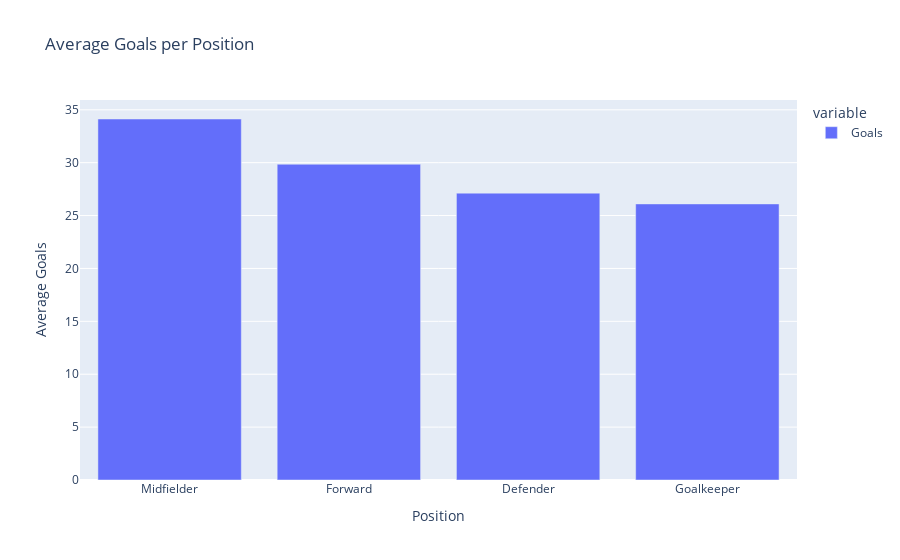

Write notebook code for a chart like this one.
### Markdown cell above
# Analysing average goals by position

### Code cell
avg_goals_per_position = df.groupby('Position')['Goals'].mean().sort_values(ascending=False)

fig3 = px.bar(avg_goals_per_position, title='Average Goals per Position')
fig3.update_layout(xaxis_title='Position', yaxis_title='Average Goals')
fig3.show()

### Figure 1 — Plotly figure (JSON) as saved in the notebook; plotly's stock layout.template omitted (floating-point values rounded to 4 significant figures)
{"data": [{"alignmentgroup": "True", "hovertemplate": "variable=Goals<br>Position=%{x}<br>value=%{y}<extra></extra>", "legendgroup": "Goals", "marker": {"color": "#636efa", "pattern": {"shape": ""}}, "name": "Goals", "offsetgroup": "Goals", "orientation": "v", "showlegend": true, "textposition": "auto", "type": "bar", "x": ["Midfielder", "Forward", "Defender", "Goalkeeper"], "xaxis": "x", "y": [34.13, 29.85, 27.12, 26.1], "yaxis": "y"}], "layout": {"barmode": "relative", "legend": {"title": {"text": "variable"}, "tracegroupgap": 0}, "title": {"text": "Average Goals per Position"}, "xaxis": {"anchor": "y", "domain": [0, 1], "title": {"text": "Position"}}, "yaxis": {"anchor": "x", "domain": [0, 1], "title": {"text": "Average Goals"}}}}
